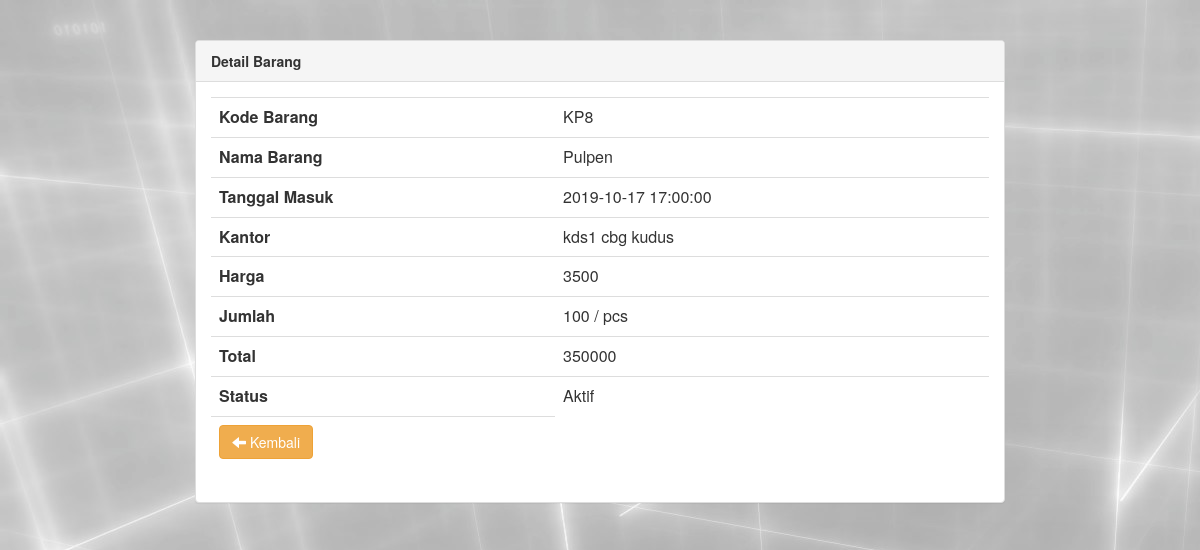
The app's page /admin/view_barang.php?id_brg=15, older data.
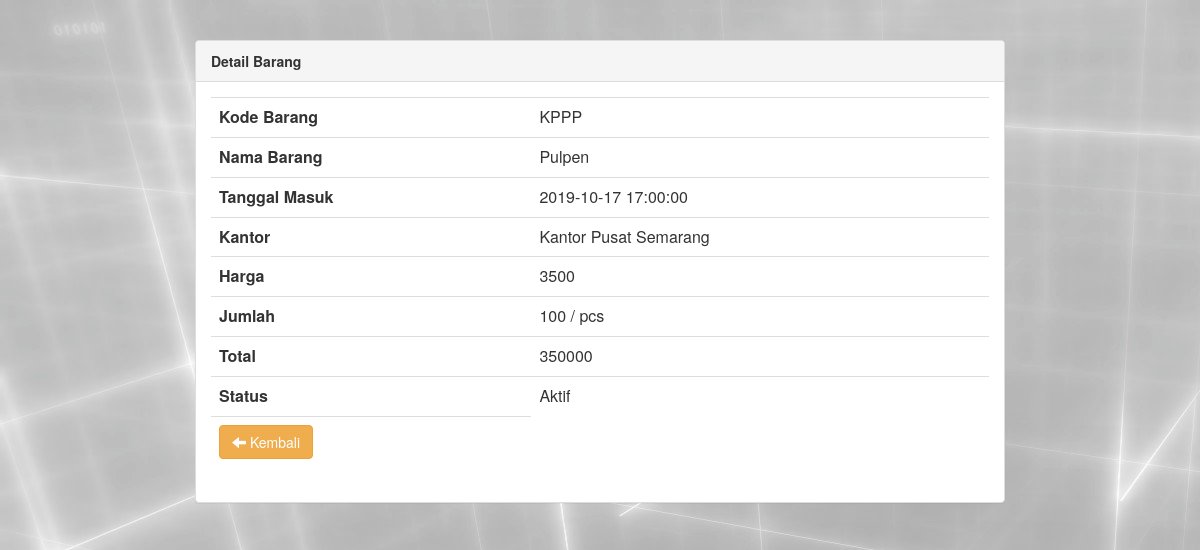
The same page, newer data.
### tables this page shows
CREATE TABLE `barang` (
  `id_brg` int(5) NOT NULL,
  `kode_brg` varchar(5) NOT NULL,
  `tgl_msk` timestamp NOT NULL DEFAULT CURRENT_TIMESTAMP,
  `nm_brg` varchar(50) NOT NULL,
  `nm_kantor` varchar(100) NOT NULL,
  `jml_brg` int(100) NOT NULL,
  `sat_brg` varchar(100) NOT NULL,
  `tot_hrg` int(100) NOT NULL,
  `hrg_brg` int(10) NOT NULL,
  `status_brg` varchar(10) NOT NULL
);

### admin/view_barang.php (the view, shortened to what this page needs)
<?php
		if(!isset($_GET["id_brg"]))
		{
			 header("location:index_data.php");
		}
		else {
				include ('koneksi.php');
				$id_brg = $_GET['id_brg'];
				$sql ="Select * from barang where id_brg = '$id_brg'";
				$re = mysqli_query($connect,$sql);
				while($data=mysqli_fetch_array($re))
				{
					$kode_brg		= $data['kode_brg'];
					$tgl_msk		= $data['tgl_msk'];
					$nm_brg 		= $data['nm_brg'];
					$nm_kantor 		= $data['nm_kantor'];
					$hrg_brg		= $data['hrg_brg'];
					$jml_brg 		= $data['jml_brg'];
					$sat_brg		= $data['sat_brg'];
					$tot_hrg 		= $data['tot_hrg'];
					$status_brg		= $data['status_brg'];
				}
	}
			?>
<html>
<head>
	<link rel="stylesheet" type="text/css" href="assets/css/bootstrap.css">
</head>
<body>
<div class="row">
		<div class="container-fuild">
			<div class="row">
				<div class="col-md-8 col-md-offset-2">
					<br>
					<br>
					<div class="panel panel-default">
						<div class="panel-heading">
							<span class="title"><b>Detail Barang</b></span>
						</div>
						<div class="panel-body">
							<table class="table table-stripped" width="100%">
									<tr>
                                            <th>Kode Barang</th>
                                            <td><?php echo $kode_brg; ?> </td>
                                    </tr>
									<tr>
                                            <th>Nama Barang</th>
                                            <td><?php echo $nm_brg; ?> </td>
                                    </tr>
                                    <tr>
                                    		<th>Tanggal Masuk</th>
                                            <td><?php echo $tgl_msk; ?> </td>
                                    </tr>
                                    <tr>
                                    		<th>Kantor</th>
                                            <td><?php echo $nm_kantor; ?> </td>
                                    </tr>
                                    <tr>
                                    		<th>Harga </th>
                                            <td><?php echo $hrg_brg; ?> </td>
                                    </tr>
                                    <tr>
                                    		<th>Jumlah</th>
                                            <td><?php echo $jml_brg; ?> / <?php echo $sat_brg; ?> </td>
                                    </tr>
                                    <tr>
                                    		<th>Total</th>
                                            <td><?php echo $tot_hrg; ?> </td>
                                    </tr>
                                    <tr>
                                    		<th>Status</th>
                                            <td><?php echo $status_brg; ?> </td>
                                    </tr>
                                    <th>
                                    	<a href="#" class="btn btn-warning" onclick="history.back(-1)"><i class="glyphicon glyphicon-arrow-left"></i> Kembali</a>
                                    </th>
								</table>
								</div>
								</div>
								</div>
								</div>
</body>
</html>

Row changes from the older to the newer data that the page shows:
changed barang "Pulpen": kode_brg "KP8" → "KPPP"; nm_kantor "kds1 cbg kudus" → "Kantor Pusat Semarang"
